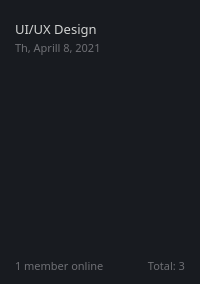
                 <widget class="QFrame" name="frame_11">
                  <property name="styleSheet">
                   <string notr="true">background-color: #181b20;
border-radius: 20px;
border-top-right-radius: 0px;
border-bottom-right-radius: 0px;</string>
                  </property>
                  <property name="frameShape">
                   <enum>QFrame::NoFrame</enum>
                  </property>
                  <property name="frameShadow">
                   <enum>QFrame::Raised</enum>
                  </property>
                  <layout class="QVBoxLayout" name="verticalLayout_3">
                   <property name="spacing">
                    <number>10</number>
                   </property>
                   <property name="topMargin">
                    <number>18</number>
                   </property>
                   <item>
                    <widget class="QFrame" name="frame_14">
                     <property name="frameShape">
                      <enum>QFrame::NoFrame</enum>
                     </property>
                     <property name="frameShadow">
                      <enum>QFrame::Raised</enum>
                     </property>
                     <layout class="QHBoxLayout" name="horizontalLayout_14">
                      <property name="spacing">
                       <number>0</number>
                      </property>
                      <property name="leftMargin">
                       <number>0</number>
                      </property>
                      <property name="topMargin">
                       <number>0</number>
                      </property>
                      <property name="rightMargin">
                       <number>0</number>
                      </property>
                      <property name="bottomMargin">
                       <number>0</number>
                      </property>
                      <item>
                       <widget class="QFrame" name="frame_35">
                        <property name="minimumSize">
                         <size>
                          <width>0</width>
                          <height>40</height>
                         </size>
                        </property>
                        <property name="maximumSize">
                         <size>
                          <width>16777215</width>
                          <height>40</height>
                         </size>
                        </property>
                        <property name="frameShape">
                         <enum>QFrame::NoFrame</enum>
                        </property>
                        <property name="frameShadow">
                         <enum>QFrame::Raised</enum>
                        </property>
                        <layout class="QVBoxLayout" name="verticalLayout_9">
                         <property name="spacing">
                          <number>0</number>
                         </property>
                         <property name="leftMargin">
                          <number>4</number>
                         </property>
                         <property name="topMargin">
                          <number>0</number>
                         </property>
                         <property name="rightMargin">
                          <number>4</number>
                         </property>
                         <property name="bottomMargin">
                          <number>0</number>
                         </property>
                         <item>
                          <widget class="QFrame" name="frame_36">
                           <property name="minimumSize">
                            <size>
                             <width>0</width>
                             <height>0</height>
                            </size>
                           </property>
                           <property name="maximumSize">
                            <size>
                             <width>16777215</width>
                             <height>20</height>
                            </size>
                           </property>
                           <property name="frameShape">
                            <enum>QFrame::NoFrame</enum>
                           </property>
                           <property name="frameShadow">
                            <enum>QFrame::Raised</enum>
                           </property>
                           <layout class="QHBoxLayout" name="horizontalLayout_15">
                            <property name="spacing">
                             <number>0</number>
                            </property>
                            <property name="leftMargin">
                             <number>0</number>
                            </property>
                            <property name="topMargin">
                             <number>0</number>
                            </property>
                            <property name="rightMargin">
                             <number>0</number>
                            </property>
                            <property name="bottomMargin">
                             <number>0</number>
                            </property>
                            <item>
                             <widget class="QLabel" name="label_11">
                              <property name="font">
                               <font>
                                <family>Poppins</family>
                                <pointsize>10</pointsize>
                                <weight>50</weight>
                                <bold>false</bold>
                               </font>
                              </property>
                              <property name="styleSheet">
                               <string notr="true">color: #d1d3d2;</string>
                              </property>
                              <property name="frameShape">
                               <enum>QFrame::NoFrame</enum>
                              </property>
                              <property name="text">
                               <string>UI/UX Design</string>
                              </property>
                              <property name="textFormat">
                               <enum>Qt::AutoText</enum>
                              </property>
                             </widget>
                            </item>
                            <item>
                             <widget class="QPushButton" name="pushButton_7">
                              <property name="maximumSize">
                               <size>
                                <width>16</width>
                                <height>16</height>
                               </size>
                              </property>
                              <property name="styleSheet">
                               <string notr="true">background-color: transparent;
border: none;</string>
                              </property>
                              <property name="text">
                               <string/>
                              </property>
                              <property name="icon">
                               <iconset>
                                <normaloff>../../PicoSoft-project/icons/buttonRight.png</normaloff>../../PicoSoft-project/icons/buttonRight.png</iconset>
                              </property>
                             </widget>
                            </item>
                           </layout>
                          </widget>
                         </item>
                         <item>
                          <widget class="QLabel" name="label_12">
                           <property name="maximumSize">
                            <size>
                             <width>16777215</width>
                             <height>15</height>
                            </size>
                           </property>
                           <property name="font">
                            <font>
                             <family>Poppins</family>
                             <pointsize>8</pointsize>
                            </font>
                           </property>
                           <property name="styleSheet">
                            <string notr="true">color: #6e6f74;</string>
                           </property>
                           <property name="text">
                            <string>Th, Aprill 8, 2021</string>
                           </property>
                          </widget>
                         </item>
                        </layout>
                       </widget>
                      </item>
                     </layout>
                    </widget>
                   </item>
                   <item>
                    <widget class="ProgressCircularChart" name="frame_15">
                     <property name="sizePolicy">
                      <sizepolicy hsizetype="Preferred" vsizetype="Expanding">
                       <horstretch>0</horstretch>
                       <verstretch>0</verstretch>
                      </sizepolicy>
                     </property>
                     <property name="minimumSize">
                      <size>
                       <width>0</width>
                       <height>140</height>
                      </size>
                     </property>
                     <property name="frameShape">
                      <enum>QFrame::NoFrame</enum>
                     </property>
                     <property name="frameShadow">
                      <enum>QFrame::Raised</enum>
                     </property>
                    </widget>
                   </item>
                   <item>
                    <widget class="QFrame" name="frame_16">
                     <property name="minimumSize">
                      <size>
                       <width>0</width>
                       <height>30</height>
                      </size>
                     </property>
                     <property name="maximumSize">
                      <size>
                       <width>16777215</width>
                       <height>30</height>
                      </size>
                     </property>
                     <property name="frameShape">
                      <enum>QFrame::NoFrame</enum>
                     </property>
                     <property name="frameShadow">
                      <enum>QFrame::Raised</enum>
                     </property>
                     <layout class="QHBoxLayout" name="horizontalLayout_30">
                      <property name="spacing">
                       <number>0</number>
                      </property>
                      <property name="leftMargin">
                       <number>0</number>
                      </property>
                      <property name="topMargin">
                       <number>0</number>
                      </property>
                      <property name="rightMargin">
                       <number>5</number>
                      </property>
                      <property name="bottomMargin">
                       <number>0</number>
                      </property>
                      <item>
                       <widget class="ProfilesContainer" name="frame_66">
                        <property name="frameShape">
                         <enum>QFrame::StyledPanel</enum>
                        </property>
                        <property name="frameShadow">
                         <enum>QFrame::Raised</enum>
                        </property>
                       </widget>
                      </item>
                      <item>
                       <widget class="QPushButton" name="pushButton_13">
                        <property name="maximumSize">
                         <size>
                          <width>10</width>
                          <height>10</height>
                         </size>
                        </property>
                        <property name="cursor">
                         <cursorShape>PointingHandCursor</cursorShape>
                        </property>
                        <property name="text">
                         <string/>
                        </property>
                        <property name="icon">
                         <iconset>
                          <normaloff>../../PicoSoft-project/icons/plus.png</normaloff>../../PicoSoft-project/icons/plus.png</iconset>
                        </property>
                       </widget>
                      </item>
                     </layout>
                    </widget>
                   </item>
                   <item>
                    <widget class="QFrame" name="frame_17">
                     <property name="maximumSize">
                      <size>
                       <width>16777215</width>
                       <height>30</height>
                      </size>
                     </property>
                     <property name="frameShape">
                      <enum>QFrame::NoFrame</enum>
                     </property>
                     <property name="frameShadow">
                      <enum>QFrame::Raised</enum>
                     </property>
                     <layout class="QHBoxLayout" name="horizontalLayout_16">
                      <property name="spacing">
                       <number>0</number>
                      </property>
                      <property name="leftMargin">
                       <number>4</number>
                      </property>
                      <property name="topMargin">
                       <number>0</number>
                      </property>
                      <property name="rightMargin">
                       <number>4</number>
                      </property>
                      <property name="bottomMargin">
                       <number>0</number>
                      </property>
                      <item>
                       <widget class="QLabel" name="label_13">
                        <property name="maximumSize">
                         <size>
                          <width>16777215</width>
                          <height>15</height>
                         </size>
                        </property>
                        <property name="font">
                         <font>
                          <family>Poppins</family>
                          <pointsize>8</pointsize>
                         </font>
                        </property>
                        <property name="styleSheet">
                         <string notr="true">color: #6e6f74;</string>
                        </property>
                        <property name="text">
                         <string>1 member online</string>
                        </property>
                       </widget>
                      </item>
                      <item>
                       <widget class="QLabel" name="label_14">
                        <property name="maximumSize">
                         <size>
                          <width>16777215</width>
                          <height>15</height>
                         </size>
                        </property>
                        <property name="font">
                         <font>
                          <family>Poppins</family>
                          <pointsize>8</pointsize>
                         </font>
                        </property>
                        <property name="styleSheet">
                         <string notr="true">color: #6e6f74;</string>
                        </property>
                        <property name="text">
                         <string>Total: 3</string>
                        </property>
                        <property name="alignment">
                         <set>Qt::AlignRight|Qt::AlignTrailing|Qt::AlignVCenter</set>
                        </property>
                       </widget>
                      </item>
                     </layout>
                    </widget>
                   </item>
                  </layout>
                 </widget>
